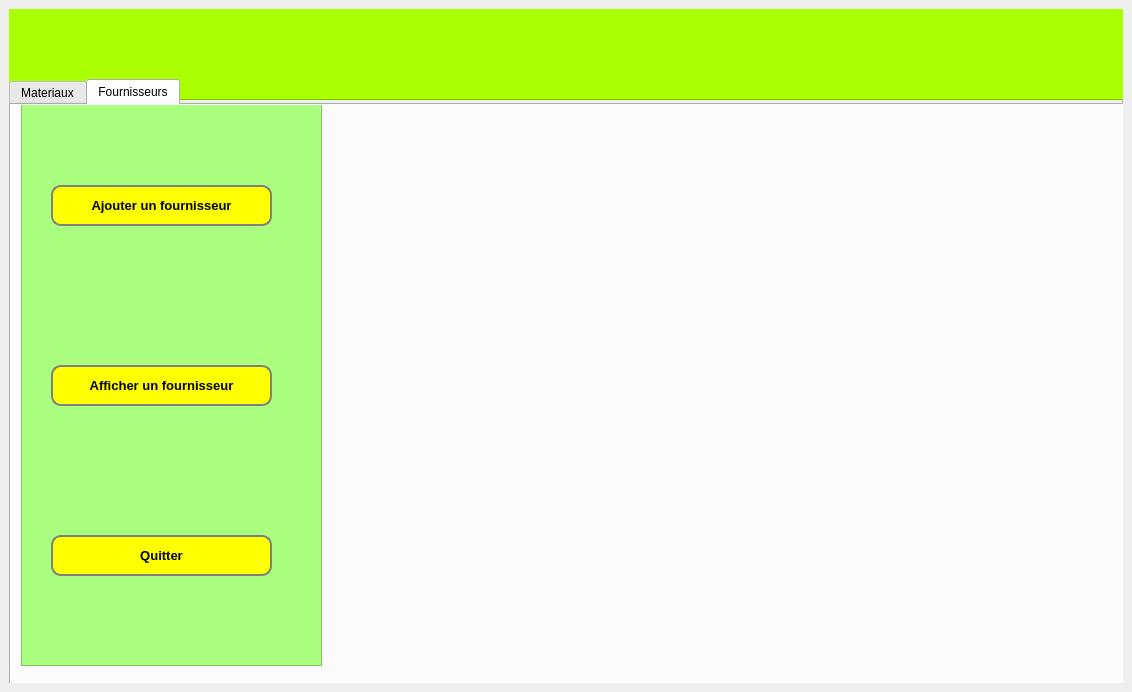
<?xml version="1.0" encoding="UTF-8"?>
<ui version="4.0">
 <class>MainWindow</class>
 <widget class="QMainWindow" name="MainWindow">
  <property name="geometry">
   <rect>
    <x>0</x>
    <y>0</y>
    <width>1132</width>
    <height>692</height>
   </rect>
  </property>
  <property name="windowTitle">
   <string>MainWindow</string>
  </property>
  <widget class="QWidget" name="centralwidget">
   <layout class="QHBoxLayout" name="horizontalLayout">
    <item>
     <widget class="QFrame" name="frame">
      <property name="frameShape">
       <enum>QFrame::StyledPanel</enum>
      </property>
      <property name="frameShadow">
       <enum>QFrame::Raised</enum>
      </property>
      <widget class="QFrame" name="frame_2">
       <property name="geometry">
        <rect>
         <x>-10</x>
         <y>-10</y>
         <width>1131</width>
         <height>101</height>
        </rect>
       </property>
       <property name="styleSheet">
        <string notr="true">background-color:rgb(170, 255, 0);</string>
       </property>
       <property name="frameShape">
        <enum>QFrame::StyledPanel</enum>
       </property>
       <property name="frameShadow">
        <enum>QFrame::Raised</enum>
       </property>
      </widget>
      <widget class="QTabWidget" name="tabWidget">
       <property name="geometry">
        <rect>
         <x>0</x>
         <y>70</y>
         <width>1121</width>
         <height>621</height>
        </rect>
       </property>
       <property name="currentIndex">
        <number>1</number>
       </property>
       <widget class="QWidget" name="tab">
        <attribute name="title">
         <string>Materiaux</string>
        </attribute>
        <widget class="QStackedWidget" name="stackedWidget">
         <property name="geometry">
          <rect>
           <x>10</x>
           <y>0</y>
           <width>1081</width>
           <height>571</height>
          </rect>
         </property>
         <property name="font">
          <font>
           <pointsize>10</pointsize>
           <weight>75</weight>
           <bold>true</bold>
          </font>
         </property>
         <property name="currentIndex">
          <number>4</number>
         </property>
         <widget class="QWidget" name="page">
          <widget class="QFrame" name="frame_3">
           <property name="geometry">
            <rect>
             <x>0</x>
             <y>-30</y>
             <width>301</width>
             <height>661</height>
            </rect>
           </property>
           <property name="styleSheet">
            <string notr="true">background-color: rgb(85, 170, 0);
background-color: rgb(170, 255, 127);</string>
           </property>
           <property name="frameShape">
            <enum>QFrame::StyledPanel</enum>
           </property>
           <property name="frameShadow">
            <enum>QFrame::Raised</enum>
           </property>
           <widget class="QPushButton" name="pushButton">
            <property name="geometry">
             <rect>
              <x>30</x>
              <y>130</y>
              <width>221</width>
              <height>41</height>
             </rect>
            </property>
            <property name="font">
             <font>
              <pointsize>10</pointsize>
              <weight>75</weight>
              <bold>true</bold>
             </font>
            </property>
            <property name="styleSheet">
             <string notr="true">border: 2px solid gray;
border-radius: 10px;
padding : 0 8px;
background:yellow;

/*QPushButton:hover:!pressed { color: rgb(255, 170, 0); }*/
</string>
            </property>
            <property name="text">
             <string>Ajouter un materiel</string>
            </property>
           </widget>
           <widget class="QPushButton" name="pushButton_2">
            <property name="geometry">
             <rect>
              <x>30</x>
              <y>310</y>
              <width>221</width>
              <height>41</height>
             </rect>
            </property>
            <property name="font">
             <font>
              <pointsize>10</pointsize>
              <weight>75</weight>
              <bold>true</bold>
             </font>
            </property>
            <property name="styleSheet">
             <string notr="true">border: 2px solid gray;
border-radius: 10px;
padding : 0 8px;
background:yellow;

/*QPushButton:hover:!pressed { color: rgb(255, 170, 0); }*/
</string>
            </property>
            <property name="text">
             <string>Afficher un materiel</string>
            </property>
           </widget>
           <widget class="QPushButton" name="pushButton_3">
            <property name="geometry">
             <rect>
              <x>30</x>
              <y>490</y>
              <width>221</width>
              <height>41</height>
             </rect>
            </property>
            <property name="font">
             <font>
              <pointsize>10</pointsize>
              <weight>75</weight>
              <bold>true</bold>
             </font>
            </property>
            <property name="styleSheet">
             <string notr="true">border: 2px solid gray;
border-radius: 10px;
padding : 0 8px;
background:yellow;

/*QPushButton:hover:!pressed { color: rgb(255, 170, 0); }*/
</string>
            </property>
            <property name="text">
             <string>Quitter</string>
            </property>
           </widget>
          </widget>
          <widget class="QLabel" name="logo">
           <property name="geometry">
            <rect>
             <x>870</x>
             <y>80</y>
             <width>141</width>
             <height>31</height>
            </rect>
           </property>
           <property name="text">
            <string/>
           </property>
           <property name="pixmap">
            <pixmap>../../Desktop/image.png</pixmap>
           </property>
          </widget>
          <widget class="QLabel" name="label_7">
           <property name="geometry">
            <rect>
             <x>430</x>
             <y>90</y>
             <width>341</width>
             <height>111</height>
            </rect>
           </property>
           <property name="text">
            <string/>
           </property>
           <property name="pixmap">
            <pixmap>../../Desktop/projets c++/sopal.png</pixmap>
           </property>
          </widget>
         </widget>
         <widget class="QWidget" name="page_2">
          <widget class="QLineEdit" name="lineEdit_15">
           <property name="geometry">
            <rect>
             <x>477</x>
             <y>161</y>
             <width>205</width>
             <height>27</height>
            </rect>
           </property>
          </widget>
          <widget class="QLabel" name="label_22">
           <property name="geometry">
            <rect>
             <x>351</x>
             <y>194</y>
             <width>120</width>
             <height>21</height>
            </rect>
           </property>
           <property name="text">
            <string>nom_materiel</string>
           </property>
          </widget>
          <widget class="QLabel" name="label_23">
           <property name="geometry">
            <rect>
             <x>351</x>
             <y>326</y>
             <width>99</width>
             <height>21</height>
            </rect>
           </property>
           <property name="text">
            <string>Date_achat</string>
           </property>
          </widget>
          <widget class="QLabel" name="label_24">
           <property name="geometry">
            <rect>
             <x>351</x>
             <y>161</y>
             <width>104</width>
             <height>21</height>
            </rect>
           </property>
           <property name="text">
            <string>ID_materiel</string>
           </property>
          </widget>
          <widget class="QDateTimeEdit" name="dateTimeEdit_4">
           <property name="geometry">
            <rect>
             <x>477</x>
             <y>326</y>
             <width>183</width>
             <height>27</height>
            </rect>
           </property>
          </widget>
          <widget class="QLabel" name="label_25">
           <property name="geometry">
            <rect>
             <x>351</x>
             <y>227</y>
             <width>111</width>
             <height>21</height>
            </rect>
           </property>
           <property name="text">
            <string>prix_unitaire</string>
           </property>
          </widget>
          <widget class="QLineEdit" name="lineEdit_16">
           <property name="geometry">
            <rect>
             <x>477</x>
             <y>194</y>
             <width>205</width>
             <height>27</height>
            </rect>
           </property>
          </widget>
          <widget class="QLineEdit" name="lineEdit_17">
           <property name="geometry">
            <rect>
             <x>477</x>
             <y>227</y>
             <width>205</width>
             <height>27</height>
            </rect>
           </property>
          </widget>
          <widget class="QLabel" name="label_26">
           <property name="geometry">
            <rect>
             <x>351</x>
             <y>260</y>
             <width>64</width>
             <height>21</height>
            </rect>
           </property>
           <property name="text">
            <string>couleur</string>
           </property>
          </widget>
          <widget class="QLabel" name="label_27">
           <property name="geometry">
            <rect>
             <x>351</x>
             <y>293</y>
             <width>75</width>
             <height>21</height>
            </rect>
           </property>
           <property name="text">
            <string>Quantité</string>
           </property>
          </widget>
          <widget class="QLineEdit" name="lineEdit_18">
           <property name="geometry">
            <rect>
             <x>477</x>
             <y>260</y>
             <width>205</width>
             <height>27</height>
            </rect>
           </property>
          </widget>
          <widget class="QLineEdit" name="lineEdit_19">
           <property name="geometry">
            <rect>
             <x>477</x>
             <y>293</y>
             <width>205</width>
             <height>27</height>
            </rect>
           </property>
          </widget>
          <widget class="QPushButton" name="pushButton_16">
           <property name="geometry">
            <rect>
             <x>740</x>
             <y>198</y>
             <width>93</width>
             <height>30</height>
            </rect>
           </property>
           <property name="text">
            <string>Ajouter</string>
           </property>
          </widget>
          <widget class="QPushButton" name="pushButton_17">
           <property name="geometry">
            <rect>
             <x>740</x>
             <y>234</y>
             <width>93</width>
             <height>30</height>
            </rect>
           </property>
           <property name="text">
            <string>Undo</string>
           </property>
          </widget>
          <widget class="QPushButton" name="pushButton_18">
           <property name="geometry">
            <rect>
             <x>740</x>
             <y>270</y>
             <width>93</width>
             <height>30</height>
            </rect>
           </property>
           <property name="text">
            <string>Retour</string>
           </property>
          </widget>
          <widget class="QLabel" name="label_28">
           <property name="geometry">
            <rect>
             <x>660</x>
             <y>30</y>
             <width>341</width>
             <height>111</height>
            </rect>
           </property>
           <property name="text">
            <string/>
           </property>
           <property name="pixmap">
            <pixmap>../../Desktop/projets c++/sopal.png</pixmap>
           </property>
          </widget>
          <widget class="QLabel" name="logo_4">
           <property name="geometry">
            <rect>
             <x>30</x>
             <y>70</y>
             <width>141</width>
             <height>31</height>
            </rect>
           </property>
           <property name="text">
            <string/>
           </property>
           <property name="pixmap">
            <pixmap>../../Desktop/image.png</pixmap>
           </property>
          </widget>
         </widget>
         <widget class="QWidget" name="page_5">
          <widget class="QTableWidget" name="tableWidget_2">
           <property name="geometry">
            <rect>
             <x>40</x>
             <y>20</y>
             <width>981</width>
             <height>421</height>
            </rect>
           </property>
          </widget>
          <widget class="QPushButton" name="supprimer_2">
           <property name="geometry">
            <rect>
             <x>510</x>
             <y>500</y>
             <width>111</width>
             <height>41</height>
            </rect>
           </property>
           <property name="font">
            <font>
             <pointsize>10</pointsize>
             <weight>75</weight>
             <bold>true</bold>
            </font>
           </property>
           <property name="text">
            <string>Supprimer</string>
           </property>
          </widget>
          <widget class="QPushButton" name="quitter_2">
           <property name="geometry">
            <rect>
             <x>730</x>
             <y>500</y>
             <width>111</width>
             <height>41</height>
            </rect>
           </property>
           <property name="font">
            <font>
             <pointsize>10</pointsize>
             <weight>75</weight>
             <bold>true</bold>
            </font>
           </property>
           <property name="text">
            <string>Retour</string>
           </property>
          </widget>
          <widget class="QPushButton" name="modifier_2">
           <property name="geometry">
            <rect>
             <x>260</x>
             <y>500</y>
             <width>111</width>
             <height>41</height>
            </rect>
           </property>
           <property name="font">
            <font>
             <pointsize>10</pointsize>
             <weight>75</weight>
             <bold>true</bold>
            </font>
           </property>
           <property name="text">
            <string>Modifier</string>
           </property>
          </widget>
         </widget>
         <widget class="QWidget" name="page_10">
          <widget class="QLineEdit" name="lineEdit_10">
           <property name="geometry">
            <rect>
             <x>474</x>
             <y>244</y>
             <width>205</width>
             <height>27</height>
            </rect>
           </property>
          </widget>
          <widget class="QLineEdit" name="lineEdit_11">
           <property name="geometry">
            <rect>
             <x>474</x>
             <y>277</y>
             <width>205</width>
             <height>27</height>
            </rect>
           </property>
          </widget>
          <widget class="QPushButton" name="pushButton_10">
           <property name="geometry">
            <rect>
             <x>731</x>
             <y>293</y>
             <width>93</width>
             <height>30</height>
            </rect>
           </property>
           <property name="text">
            <string>Retour</string>
           </property>
          </widget>
          <widget class="QLabel" name="label_15">
           <property name="geometry">
            <rect>
             <x>600</x>
             <y>20</y>
             <width>331</width>
             <height>81</height>
            </rect>
           </property>
           <property name="text">
            <string/>
           </property>
           <property name="pixmap">
            <pixmap>../../Desktop/projets c++/sopal.png</pixmap>
           </property>
          </widget>
          <widget class="QLabel" name="label_16">
           <property name="geometry">
            <rect>
             <x>311</x>
             <y>244</y>
             <width>157</width>
             <height>21</height>
            </rect>
           </property>
           <property name="text">
            <string>Quantité_materiel</string>
           </property>
          </widget>
          <widget class="QLineEdit" name="lineEdit_12">
           <property name="geometry">
            <rect>
             <x>474</x>
             <y>211</y>
             <width>205</width>
             <height>27</height>
            </rect>
           </property>
          </widget>
          <widget class="QPushButton" name="pushButton_11">
           <property name="geometry">
            <rect>
             <x>731</x>
             <y>257</y>
             <width>93</width>
             <height>30</height>
            </rect>
           </property>
           <property name="text">
            <string>Undo</string>
           </property>
          </widget>
          <widget class="QLabel" name="label_17">
           <property name="geometry">
            <rect>
             <x>311</x>
             <y>310</y>
             <width>112</width>
             <height>21</height>
            </rect>
           </property>
           <property name="text">
            <string>Prix_unitaire</string>
           </property>
          </widget>
          <widget class="QLineEdit" name="lineEdit_13">
           <property name="geometry">
            <rect>
             <x>474</x>
             <y>310</y>
             <width>205</width>
             <height>27</height>
            </rect>
           </property>
          </widget>
          <widget class="QPushButton" name="pushButton_12">
           <property name="geometry">
            <rect>
             <x>731</x>
             <y>221</y>
             <width>93</width>
             <height>30</height>
            </rect>
           </property>
           <property name="toolTip">
            <string/>
           </property>
           <property name="text">
            <string>Modifier</string>
           </property>
          </widget>
          <widget class="QLabel" name="label_18">
           <property name="geometry">
            <rect>
             <x>311</x>
             <y>343</y>
             <width>108</width>
             <height>21</height>
            </rect>
           </property>
           <property name="text">
            <string>Date d'achat</string>
           </property>
          </widget>
          <widget class="QLabel" name="label_19">
           <property name="geometry">
            <rect>
             <x>311</x>
             <y>277</y>
             <width>131</width>
             <height>21</height>
            </rect>
           </property>
           <property name="text">
            <string>Quantité_dispo</string>
           </property>
          </widget>
          <widget class="QDateTimeEdit" name="dateTimeEdit_3">
           <property name="geometry">
            <rect>
             <x>474</x>
             <y>343</y>
             <width>183</width>
             <height>27</height>
            </rect>
           </property>
          </widget>
          <widget class="QLabel" name="label_20">
           <property name="geometry">
            <rect>
             <x>311</x>
             <y>211</y>
             <width>116</width>
             <height>21</height>
            </rect>
           </property>
           <property name="text">
            <string>Emplacement</string>
           </property>
          </widget>
          <widget class="QLabel" name="logo_3">
           <property name="geometry">
            <rect>
             <x>90</x>
             <y>230</y>
             <width>141</width>
             <height>31</height>
            </rect>
           </property>
           <property name="text">
            <string/>
           </property>
           <property name="pixmap">
            <pixmap>../../Desktop/image.png</pixmap>
           </property>
          </widget>
         </widget>
         <widget class="QWidget" name="page_11">
          <widget class="QPushButton" name="pushButton_13">
           <property name="geometry">
            <rect>
             <x>522</x>
             <y>261</y>
             <width>99</width>
             <height>30</height>
            </rect>
           </property>
           <property name="text">
            <string>Supprimer</string>
           </property>
          </widget>
          <widget class="QPushButton" name="pushButton_14">
           <property name="geometry">
            <rect>
             <x>627</x>
             <y>261</y>
             <width>93</width>
             <height>30</height>
            </rect>
           </property>
           <property name="text">
            <string>Undo</string>
           </property>
          </widget>
          <widget class="QLineEdit" name="lineEdit_14">
           <property name="geometry">
            <rect>
             <x>311</x>
             <y>262</y>
             <width>205</width>
             <height>27</height>
            </rect>
           </property>
          </widget>
          <widget class="QPushButton" name="pushButton_15">
           <property name="geometry">
            <rect>
             <x>726</x>
             <y>261</y>
             <width>93</width>
             <height>30</height>
            </rect>
           </property>
           <property name="text">
            <string>Retour</string>
           </property>
          </widget>
          <widget class="QLabel" name="label_21">
           <property name="geometry">
            <rect>
             <x>201</x>
             <y>261</y>
             <width>104</width>
             <height>21</height>
            </rect>
           </property>
           <property name="text">
            <string>ID_matériel</string>
           </property>
          </widget>
         </widget>
        </widget>
       </widget>
       <widget class="QWidget" name="tab_2">
        <attribute name="title">
         <string>Fournisseurs</string>
        </attribute>
        <widget class="QStackedWidget" name="stackedWidget_2">
         <property name="geometry">
          <rect>
           <x>10</x>
           <y>0</y>
           <width>1081</width>
           <height>561</height>
          </rect>
         </property>
         <property name="font">
          <font>
           <pointsize>10</pointsize>
           <weight>75</weight>
           <bold>true</bold>
          </font>
         </property>
         <property name="currentIndex">
          <number>0</number>
         </property>
         <widget class="QWidget" name="page_3">
          <widget class="QFrame" name="frame_4">
           <property name="geometry">
            <rect>
             <x>0</x>
             <y>-50</y>
             <width>301</width>
             <height>611</height>
            </rect>
           </property>
           <property name="styleSheet">
            <string notr="true">background-color: rgb(85, 170, 0);
background-color: rgb(170, 255, 127);</string>
           </property>
           <property name="frameShape">
            <enum>QFrame::StyledPanel</enum>
           </property>
           <property name="frameShadow">
            <enum>QFrame::Raised</enum>
           </property>
           <widget class="QPushButton" name="pushButton_19">
            <property name="geometry">
             <rect>
              <x>30</x>
              <y>130</y>
              <width>221</width>
              <height>41</height>
             </rect>
            </property>
            <property name="font">
             <font>
              <pointsize>10</pointsize>
              <weight>75</weight>
              <bold>true</bold>
             </font>
            </property>
            <property name="styleSheet">
             <string notr="true">border: 2px solid gray;
border-radius: 10px;
padding : 0 8px;
background:yellow;

/*QPushButton:hover:!pressed { color: rgb(255, 170, 0); }*/
</string>
            </property>
            <property name="text">
             <string>Ajouter un fournisseur</string>
            </property>
           </widget>
           <widget class="QPushButton" name="pushButton_20">
            <property name="geometry">
             <rect>
              <x>30</x>
              <y>310</y>
              <width>221</width>
              <height>41</height>
             </rect>
            </property>
            <property name="font">
             <font>
              <pointsize>10</pointsize>
              <weight>75</weight>
              <bold>true</bold>
             </font>
            </property>
            <property name="styleSheet">
             <string notr="true">border: 2px solid gray;
border-radius: 10px;
padding : 0 8px;
background:yellow;

/*QPushButton:hover:!pressed { color: rgb(255, 170, 0); }*/
</string>
            </property>
            <property name="text">
             <string>Afficher un fournisseur</string>
            </property>
           </widget>
           <widget class="QPushButton" name="pushButton_24">
            <property name="geometry">
             <rect>
              <x>30</x>
              <y>480</y>
              <width>221</width>
              <height>41</height>
             </rect>
            </property>
            <property name="font">
             <font>
              <pointsize>10</pointsize>
              <weight>75</weight>
              <bold>true</bold>
             </font>
            </property>
            <property name="styleSheet">
             <string notr="true">border: 2px solid gray;
border-radius: 10px;
padding : 0 8px;
background:yellow;

/*QPushButton:hover:!pressed { color: rgb(255, 170, 0); }*/
</string>
            </property>
            <property name="text">
             <string>Quitter</string>
            </property>
           </widget>
          </widget>
          <widget class="QLabel" name="label_36">
           <property name="geometry">
            <rect>
             <x>430</x>
             <y>160</y>
             <width>341</width>
             <height>111</height>
            </rect>
           </property>
           <property name="text">
            <string/>
           </property>
           <property name="pixmap">
            <pixmap>../../Desktop/projets c++/sopal.png</pixmap>
           </property>
          </widget>
          <widget class="QLabel" name="logo_6">
           <property name="geometry">
            <rect>
             <x>890</x>
             <y>60</y>
             <width>141</width>
             <height>31</height>
            </rect>
           </property>
           <property name="text">
            <string/>
           </property>
           <property name="pixmap">
            <pixmap>../../Desktop/image.png</pixmap>
           </property>
          </widget>
         </widget>
         <widget class="QWidget" name="page_4">
          <widget class="QPushButton" name="pushButton_21">
           <property name="geometry">
            <rect>
             <x>750</x>
             <y>390</y>
             <width>101</width>
             <height>31</height>
            </rect>
           </property>
           <property name="text">
            <string>Retour</string>
           </property>
          </widget>
          <widget class="QLabel" name="label_29">
           <property name="geometry">
            <rect>
             <x>320</x>
             <y>190</y>
             <width>141</width>
             <height>21</height>
            </rect>
           </property>
           <property name="text">
            <string>ID_fournisseur</string>
           </property>
          </widget>
          <widget class="QLineEdit" name="lineEdit_20">
           <property name="geometry">
            <rect>
             <x>530</x>
             <y>190</y>
             <width>113</width>
             <height>22</height>
            </rect>
           </property>
          </widget>
          <widget class="QLabel" name="label_30">
           <property name="geometry">
            <rect>
             <x>320</x>
             <y>390</y>
             <width>141</width>
             <height>21</height>
            </rect>
           </property>
           <property name="text">
            <string>Tel_fournisseur</string>
           </property>
          </widget>
          <widget class="QLabel" name="label_31">
           <property name="geometry">
            <rect>
             <x>300</x>
             <y>240</y>
             <width>151</width>
             <height>21</height>
            </rect>
           </property>
           <property name="text">
            <string>Nom_fournisseur</string>
           </property>
          </widget>
          <widget class="QLineEdit" name="lineEdit_21">
           <property name="geometry">
            <rect>
             <x>530</x>
             <y>340</y>
             <width>113</width>
             <height>22</height>
            </rect>
           </property>
          </widget>
          <widget class="QLineEdit" name="lineEdit_22">
           <property name="geometry">
            <rect>
             <x>530</x>
             <y>390</y>
             <width>113</width>
             <height>22</height>
            </rect>
           </property>
          </widget>
          <widget class="QPushButton" name="pushButton_22">
           <property name="geometry">
            <rect>
             <x>750</x>
             <y>250</y>
             <width>101</width>
             <height>31</height>
            </rect>
           </property>
           <property name="text">
            <string>Ajouter</string>
           </property>
          </widget>
          <widget class="QLabel" name="logo_5">
           <property name="geometry">
            <rect>
             <x>60</x>
             <y>110</y>
             <width>141</width>
             <height>31</height>
            </rect>
           </property>
           <property name="text">
            <string/>
           </property>
           <property name="pixmap">
            <pixmap>../../Desktop/image.png</pixmap>
           </property>
          </widget>
          <widget class="QLabel" name="label_32">
           <property name="geometry">
            <rect>
             <x>300</x>
             <y>440</y>
             <width>181</width>
             <height>21</height>
            </rect>
           </property>
           <property name="text">
            <string>Adresse_fournisseur</string>
           </property>
          </widget>
          <widget class="QLabel" name="label_33">
           <property name="geometry">
            <rect>
             <x>300</x>
             <y>340</y>
             <width>151</width>
             <height>21</height>
            </rect>
           </property>
           <property name="text">
            <string>Mail_fournisseur</string>
           </property>
          </widget>
          <widget class="QLabel" name="label_34">
           <property name="geometry">
            <rect>
             <x>690</x>
             <y>40</y>
             <width>341</width>
             <height>111</height>
            </rect>
           </property>
           <property name="text">
            <string/>
           </property>
           <property name="pixmap">
            <pixmap>../../Desktop/projets c++/sopal.png</pixmap>
           </property>
          </widget>
          <widget class="QLineEdit" name="lineEdit_23">
           <property name="geometry">
            <rect>
             <x>530</x>
             <y>290</y>
             <width>113</width>
             <height>22</height>
            </rect>
           </property>
          </widget>
          <widget class="QLineEdit" name="lineEdit_24">
           <property name="geometry">
            <rect>
             <x>530</x>
             <y>240</y>
             <width>113</width>
             <height>22</height>
            </rect>
           </property>
          </widget>
          <widget class="QPushButton" name="pushButton_23">
           <property name="geometry">
            <rect>
             <x>750</x>
             <y>320</y>
             <width>101</width>
             <height>31</height>
            </rect>
           </property>
           <property name="text">
            <string>Undo</string>
           </property>
          </widget>
          <widget class="QLabel" name="label_35">
           <property name="geometry">
            <rect>
             <x>310</x>
             <y>290</y>
             <width>141</width>
             <height>21</height>
            </rect>
           </property>
           <property name="text">
            <string>Ref_materiel</string>
           </property>
          </widget>
          <widget class="QLineEdit" name="lineEdit_25">
           <property name="geometry">
            <rect>
             <x>530</x>
             <y>440</y>
             <width>113</width>
             <height>22</height>
            </rect>
           </property>
          </widget>
         </widget>
        </widget>
       </widget>
      </widget>
     </widget>
    </item>
   </layout>
  </widget>
 </widget>
 <resources/>
 <connections/>
</ui>
